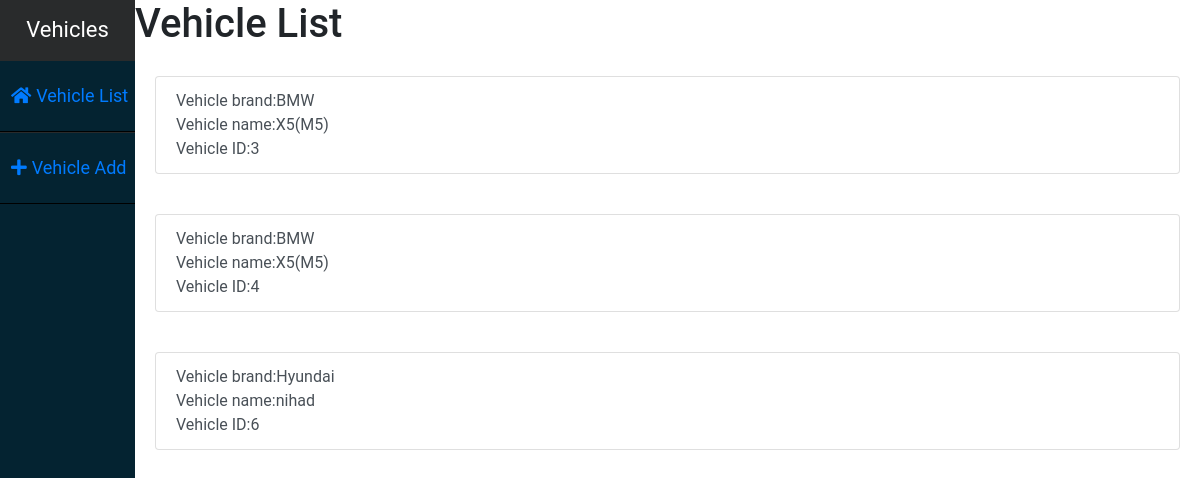
Before: / with the older database file.
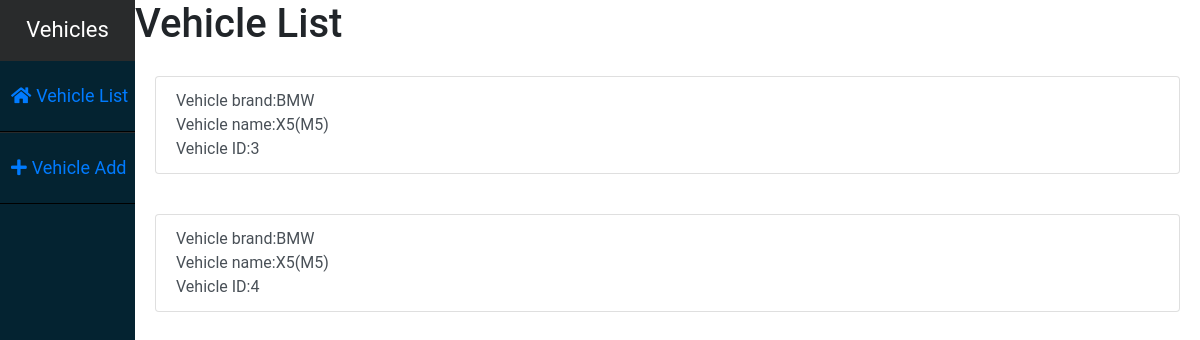
After: the same page with the newer database file.
### Vehicle/models.py (models this page shows, shortened)
class Vehicle(models.Model):
    COLOUR_CHOICES=(
    ('BLACK','BLACK'),
    ('WHITE','WHITE'),
    ('RED','RED'),
    ('YELLOW','YELLOW'),
    ('GREEN','GREEN'),
    ('OTHER','OTHER')
    )
    ENGINE_STATUS=(
        ('WORKS SMOOTHLY','WORKS SMOOTHLY'),
        ('WORKING NORMAL','WORKING NORMAL'),
        ('WORKING PROBLEM','WORKING PROBLEM'),
        ('VEHICLE BROKEN','VEHICLE BROKEN')
    )
    CAR_STATUS=(
        ('ON','ON'),
        ('OFF','OFF')
    )
    FUEL_STATUS =(
        ('HIGH','HIGH'),
        ('MEDIUM','MEDIUM'),
        ('LOW','LOW')
    )
    brand   = models.CharField(max_length=100)
    car_status  = models.CharField(choices=CAR_STATUS,null=True,blank=True,max_length=3,default='ON')
    name    = models.CharField(max_length=100)
    engine_status = models.CharField(choices=ENGINE_STATUS,default='WN',max_length=15)
    engine  = models.CharField(max_length=60)
    temperature = models.FloatField()
    fuel_status = models.CharField(choices=FUEL_STATUS,default='MEDIUM',max_length=6)
    speed   = models.FloatField(verbose_name='speed(km/h)')
    total_traveled = models.FloatField(default=0,verbose_name='total traveled (km)')
    total_traveled_time = models.FloatField(verbose_name='total traveled time(hour)')
    colour  = models.CharField(choices=COLOUR_CHOICES,default='BLACK',max_length=6)
    image   = models.ImageField(upload_to='images')

### Vehicle/views.py (the view)
# urls.py: path('',VehicleList.as_view(),name='vehiclelist'),
class VehicleList(ListView):
    model = Vehicle
    context_object_name = 'vehicles'
    template_name ='vehiclelist.html'
    paginate_by = 4

### templates/vehiclelist.html (shortened to what this page needs)
{% extends 'layout.html' %}
{% load static %}
{% block body %}
<h1>Vehicle List</h1>
{% for vehicle in vehicles %}
<div class="list-group">
<div class="card-body">
<a href="{% url 'vehicledetail' id=vehicle.id %}"><button type="button" class="list-group-item list-group-item-action">Vehicle brand:{{vehicle.brand}}<br> Vehicle name:{{vehicle.name}}<br>Vehicle ID:{{vehicle.id}}</button></a>
</div>
</div>
{% endfor %}
{% endblock body %}

Changed rows visible on the page:
removed Vehicle: brand "Hyundai", name "nihad", id "6"
